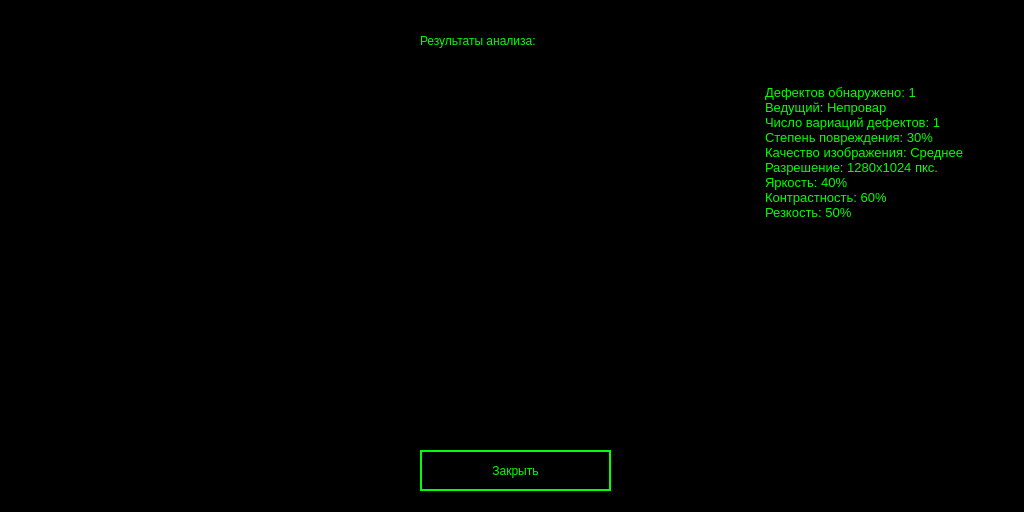
<?xml version="1.0" encoding="UTF-8"?>
<ui version="4.0">
 <class>Dialog</class>
 <widget class="QDialog" name="Dialog">
  <property name="geometry">
   <rect>
    <x>0</x>
    <y>0</y>
    <width>1024</width>
    <height>512</height>
   </rect>
  </property>
  <property name="windowTitle">
   <string>Dialog</string>
  </property>
  <property name="styleSheet">
   <string notr="true">background-color: rgb(0, 0, 0);
font: 8pt &quot;GOST type A&quot;;</string>
  </property>
  <widget class="QLabel" name="label">
   <property name="geometry">
    <rect>
     <x>420</x>
     <y>20</y>
     <width>231</width>
     <height>41</height>
    </rect>
   </property>
   <property name="styleSheet">
    <string notr="true">color: rgb(0, 255, 0);
font: 14pt &quot;GOST type A&quot;;</string>
   </property>
   <property name="text">
    <string>Результаты анализа:</string>
   </property>
  </widget>
  <widget class="QGraphicsView" name="graphicsView">
   <property name="geometry">
    <rect>
     <x>30</x>
     <y>80</y>
     <width>700</width>
     <height>350</height>
    </rect>
   </property>
  </widget>
  <widget class="QTextBrowser" name="textBrowser">
   <property name="geometry">
    <rect>
     <x>760</x>
     <y>80</y>
     <width>231</width>
     <height>351</height>
    </rect>
   </property>
   <property name="styleSheet">
    <string notr="true">font: 14pt &quot;GOST type A&quot;;</string>
   </property>
   <property name="html">
    <string>&lt;!DOCTYPE HTML PUBLIC &quot;-//W3C//DTD HTML 4.0//EN&quot; &quot;http://www.w3.org/TR/REC-html40/strict.dtd&quot;&gt;
&lt;html&gt;&lt;head&gt;&lt;meta name=&quot;qrichtext&quot; content=&quot;1&quot; /&gt;&lt;style type=&quot;text/css&quot;&gt;
p, li { white-space: pre-wrap; }
&lt;/style&gt;&lt;/head&gt;&lt;body style=&quot; font-family:'GOST type A'; font-size:14pt; font-weight:400; font-style:normal;&quot;&gt;
&lt;p style=&quot; margin-top:0px; margin-bottom:0px; margin-left:0px; margin-right:0px; -qt-block-indent:0; text-indent:0px;&quot;&gt;&lt;span style=&quot; font-size:10pt; color:#00ff00;&quot;&gt;Дефектов обнаружено: 1&lt;/span&gt;&lt;/p&gt;
&lt;p style=&quot; margin-top:0px; margin-bottom:0px; margin-left:0px; margin-right:0px; -qt-block-indent:0; text-indent:0px;&quot;&gt;&lt;span style=&quot; font-size:10pt; color:#00ff00;&quot;&gt;Ведущий: Непровар&lt;/span&gt;&lt;/p&gt;
&lt;p style=&quot; margin-top:0px; margin-bottom:0px; margin-left:0px; margin-right:0px; -qt-block-indent:0; text-indent:0px;&quot;&gt;&lt;span style=&quot; font-size:10pt; color:#00ff00;&quot;&gt;Число вариаций дефектов: 1&lt;/span&gt;&lt;/p&gt;
&lt;p style=&quot; margin-top:0px; margin-bottom:0px; margin-left:0px; margin-right:0px; -qt-block-indent:0; text-indent:0px;&quot;&gt;&lt;span style=&quot; font-size:10pt; color:#00ff00;&quot;&gt;Степень повреждения: 30%&lt;/span&gt;&lt;/p&gt;
&lt;p style=&quot; margin-top:0px; margin-bottom:0px; margin-left:0px; margin-right:0px; -qt-block-indent:0; text-indent:0px;&quot;&gt;&lt;span style=&quot; font-size:10pt; color:#00ff00;&quot;&gt;Качество изображения: Среднее&lt;/span&gt;&lt;/p&gt;
&lt;p style=&quot; margin-top:0px; margin-bottom:0px; margin-left:0px; margin-right:0px; -qt-block-indent:0; text-indent:0px;&quot;&gt;&lt;span style=&quot; font-size:10pt; color:#00ff00;&quot;&gt;Разрешение: 1280x1024 пкс.&lt;/span&gt;&lt;/p&gt;
&lt;p style=&quot; margin-top:0px; margin-bottom:0px; margin-left:0px; margin-right:0px; -qt-block-indent:0; text-indent:0px;&quot;&gt;&lt;span style=&quot; font-size:10pt; color:#00ff00;&quot;&gt;Яркость: 40%&lt;/span&gt;&lt;/p&gt;
&lt;p style=&quot; margin-top:0px; margin-bottom:0px; margin-left:0px; margin-right:0px; -qt-block-indent:0; text-indent:0px;&quot;&gt;&lt;span style=&quot; font-size:10pt; color:#00ff00;&quot;&gt;Контрастность: 60%&lt;/span&gt;&lt;/p&gt;
&lt;p style=&quot; margin-top:0px; margin-bottom:0px; margin-left:0px; margin-right:0px; -qt-block-indent:0; text-indent:0px;&quot;&gt;&lt;span style=&quot; font-size:10pt; color:#00ff00;&quot;&gt;Резкость: 50%&lt;/span&gt;&lt;/p&gt;
&lt;p style=&quot;-qt-paragraph-type:empty; margin-top:0px; margin-bottom:0px; margin-left:0px; margin-right:0px; -qt-block-indent:0; text-indent:0px; font-size:10pt; color:#00ff00;&quot;&gt;&lt;br /&gt;&lt;/p&gt;&lt;/body&gt;&lt;/html&gt;</string>
   </property>
  </widget>
  <widget class="QPushButton" name="pushButton_5">
   <property name="geometry">
    <rect>
     <x>420</x>
     <y>450</y>
     <width>191</width>
     <height>41</height>
    </rect>
   </property>
   <property name="styleSheet">
    <string notr="true">
QPushButton{
color: rgb(0, 255, 0);
font: 16pt &quot;GOST type A&quot;;
border: 2px solid rgb(0, 255, 0)
}

QPushButton:pressed{
background-color:  rgb(0, 255, 0);
color: rgb(0, 0, 0);
}</string>
   </property>
   <property name="text">
    <string>Закрыть</string>
   </property>
  </widget>
 </widget>
 <resources/>
 <connections/>
</ui>
